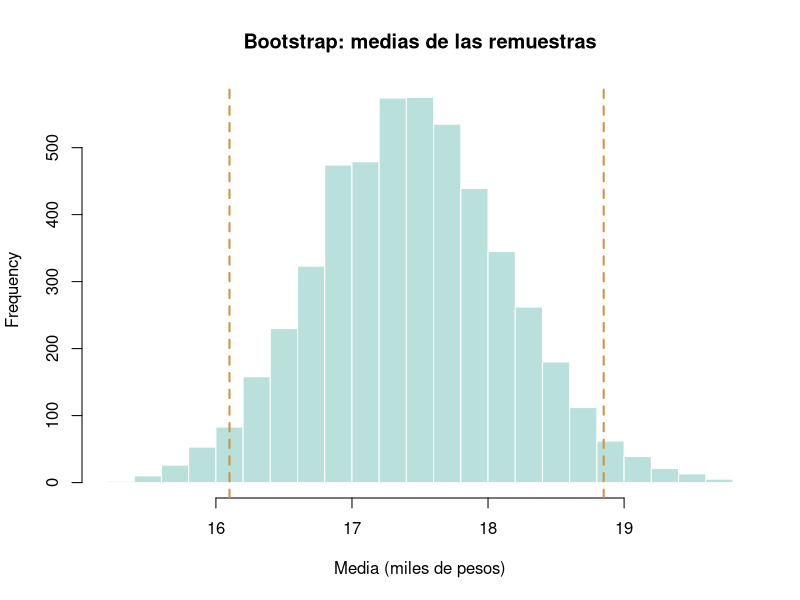
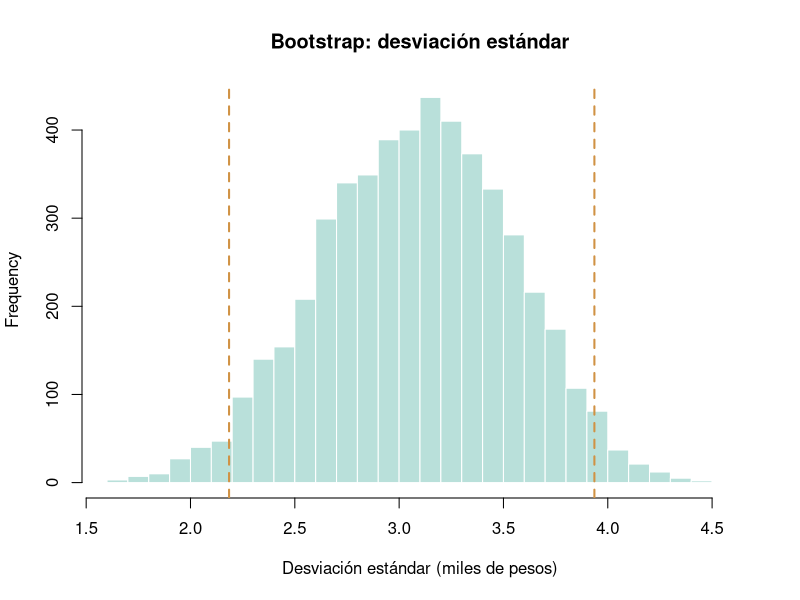

Write the R code that produced these figures, in order.
# Proyecto 12 | Bootstrap de media y desviación estándar
# Montos de transacciones financieras (miles de pesos)
# Datos originales del examen final. R base, sin paquetes.

# 1. Ingreso los 20 montos de la práctica
montos <- c(12.4, 15.1, 14.3, 18.6, 13.7, 16.2, 21.5, 17.4, 19.8, 14.9,
            16.7, 22.1, 18.3, 15.8, 20.4, 13.2, 17.9, 24.6, 16.5, 19.1)

# 2. Primero calculo el promedio y la desviación estándar
cat("Media:", round(mean(montos), 3), "\n")
cat("Desviación estándar:", round(sd(montos), 3), "\n")

# 3. Intervalo clásico del 95 % para la media
ic_clasico <- t.test(montos, conf.level = 0.95)$conf.int
cat("\nIntervalo clásico para la media:\n")
print(round(ic_clasico, 4))

# 4. Bootstrap: 5,000 remuestras con reemplazo
# Fijo la semilla para poder repetir la simulación.
# sample.kind = "Rejection" corresponde al ejercicio original (R >= 3.6).
RNGkind(kind = "Mersenne-Twister", normal.kind = "Inversion",
        sample.kind = "Rejection")
set.seed(20261011)
B <- 5000

remuestras <- replicate(B, sample(montos, size = length(montos), replace = TRUE))

# 5. Uso las MISMAS remuestras para los dos intervalos
medias_boot <- colMeans(remuestras)
desviaciones_boot <- apply(remuestras, 2, sd)

ic_media_boot <- quantile(medias_boot, probs = c(0.025, 0.975))
ic_sd_boot <- quantile(desviaciones_boot, probs = c(0.025, 0.975))

cat("\nIntervalo Bootstrap para la media:\n")
print(round(ic_media_boot, 4))
cat("\nIntervalo Bootstrap para la desviación estándar:\n")
print(round(ic_sd_boot, 4))

# 6. Gráficos de las distribuciones Bootstrap
if (!dir.exists("figuras")) dir.create("figuras")
png("figuras/bootstrap-media.png", width = 1000, height = 650, res = 140)
hist(medias_boot, breaks = 30, col = "#B9E0DA", border = "white",
     main = "Bootstrap: medias de las remuestras",
     xlab = "Media (miles de pesos)")
abline(v = ic_media_boot, col = "#D09244", lwd = 2, lty = 2)
dev.off()

png("figuras/bootstrap-desviacion.png", width = 1000, height = 650, res = 140)
hist(desviaciones_boot, breaks = 30, col = "#B9E0DA", border = "white",
     main = "Bootstrap: desviación estándar",
     xlab = "Desviación estándar (miles de pesos)")
abline(v = ic_sd_boot, col = "#D09244", lwd = 2, lty = 2)
dev.off()

# Bootstrap no corrige una mala muestra ni reemplaza datos faltantes.
